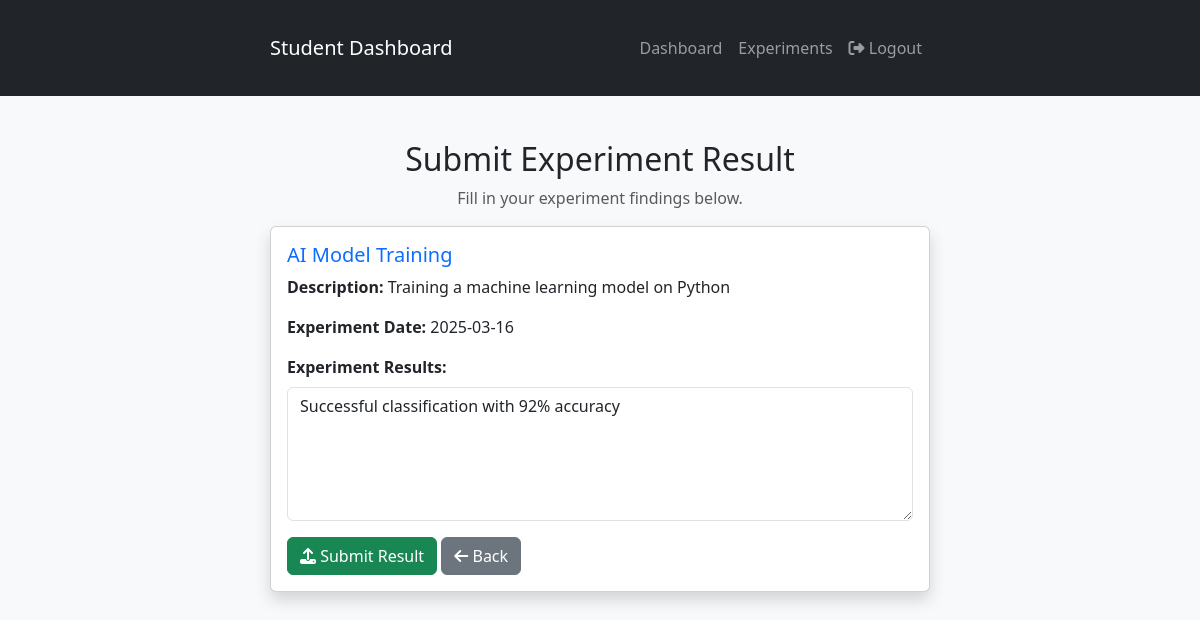
The app's page /Student/submit_experiment.php?experiment_id=1 (signed in) with its own data.
### tables this page shows
CREATE TABLE experiments (
    experiment_id INT AUTO_INCREMENT PRIMARY KEY,
    user_id INT NOT NULL,
    lab_id INT NOT NULL,
    experiment_title VARCHAR(255) NOT NULL,
    description TEXT NOT NULL,
    experiment_date DATE NOT NULL,
    results TEXT,
    FOREIGN KEY (user_id) REFERENCES users(user_id) ON DELETE CASCADE,
    FOREIGN KEY (lab_id) REFERENCES laboratories(lab_id) ON DELETE CASCADE
);

### Student/submit_experiment.php (the view, shortened to what this page needs)
<?php
include '../db_connect.php';
$user_id = $_SESSION['user_id'];
$experiment_id = intval($_GET['experiment_id']);
$experiment_title = $description = $experiment_date = $existing_result = "";
$stmt = $conn->prepare("SELECT experiment_title, description, experiment_date, results FROM experiments WHERE experiment_id = ? AND user_id = ?");
$stmt->bind_param("ii", $experiment_id, $user_id);
$stmt->execute();
$stmt->bind_result($experiment_title, $description, $experiment_date, $existing_result);
?>
<!DOCTYPE html>
<html lang="en">
<head>
    <link href="https://cdn.jsdelivr.net/npm/bootstrap@5.3.0/dist/css/bootstrap.min.css" rel="stylesheet">
    <link rel="stylesheet" href="https://cdnjs.cloudflare.com/ajax/libs/font-awesome/6.4.2/css/all.min.css">
</head>
<body>
<nav class="navbar navbar-expand-lg navbar-dark bg-dark">
    <div class="container">
        <a class="navbar-brand" href="#">Student Dashboard</a>
        <div class="collapse navbar-collapse" id="navbarNav">
            <ul class="navbar-nav ms-auto">
                <li class="nav-item"><a class="nav-link" href="dashboard.php">Dashboard</a></li>
                <li class="nav-item"><a class="nav-link" href="view_experiments.php">Experiments</a></li>
                <li class="nav-item"><a class="nav-link" href="logout.php"><i class="fas fa-sign-out-alt"></i> Logout</a></li>
            </ul>
        </div>
    </div>
</nav>
<div class="container mt-4">
    <h2 class="text-center">Submit Experiment Result</h2>
    <p class="text-center text-muted">Fill in your experiment findings below.</p>
    <div class="card shadow">
        <div class="card-body">
            <h5 class="card-title text-primary"><?= htmlspecialchars($experiment_title); ?></h5>
            <p><strong>Description:</strong> <?= nl2br(htmlspecialchars($description)); ?></p>
            <p><strong>Experiment Date:</strong> <?= htmlspecialchars($experiment_date); ?></p>
            <form method="post">
                <div class="mb-3">
                    <label for="experiment_result" class="form-label"><strong>Experiment Results:</strong></label>
                    <textarea id="experiment_result" name="experiment_result" class="form-control" rows="5" required><?= htmlspecialchars($existing_result); ?></textarea>
                </div>
                <button type="submit" class="btn btn-success"><i class="fas fa-upload"></i> Submit Result</button>
                <a href="view_experiments.php" class="btn btn-secondary"><i class="fas fa-arrow-left"></i> Back</a>
            </form>
        </div>
    </div>
</div>
</body>
</html>

### Student/submit_experiment.php (style rules this page uses)
body { background-color: #f8f9fa; }
.container { max-width: 700px; margin: auto; padding: 20px; }
.card { transition: transform 0.2s; }

### records on screen
experiments: experiment_title "AI Model Training", description "Training a machine learning model on Python", experiment_date "2025-03-16", experiment_result "Successful classification with 92% accuracy"
